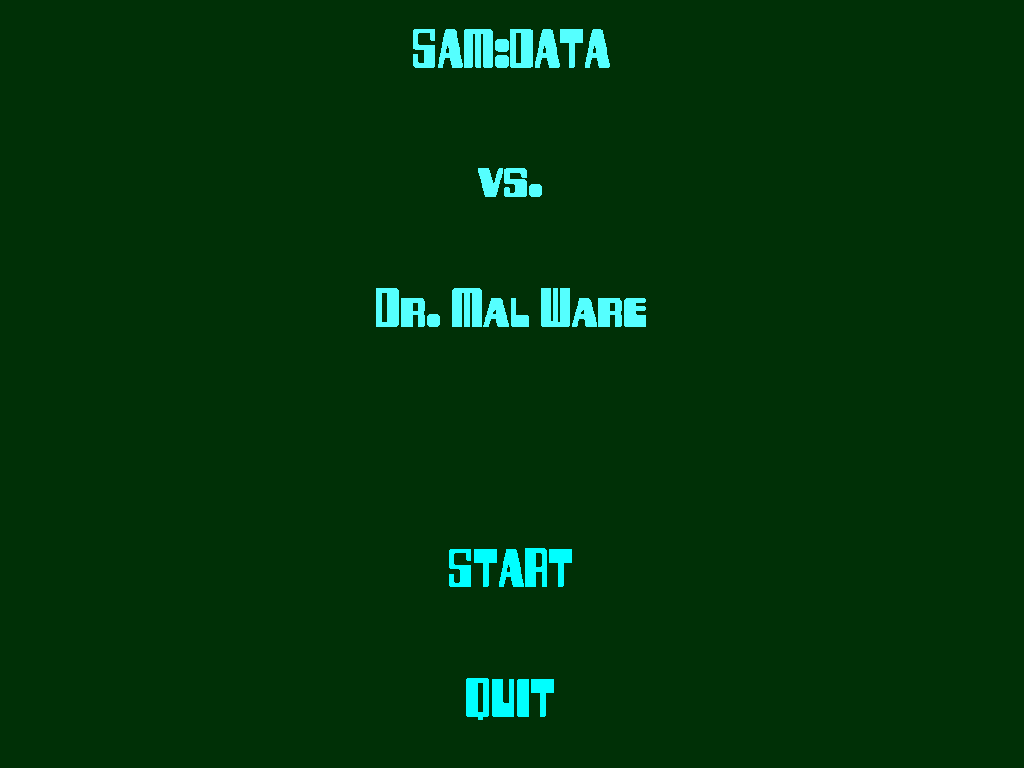

Rendered tile map (Tiled .tmx) drawn with the repository's tilesets; below, a short description and the full map source, tile grids included:
An orthogonal 32x24 tile map with 32x32 px tiles, 1 tile layer (screen) and 2 objects (quit, start).

<map version="1.0" orientation="orthogonal" width="32" height="24" tilewidth="32" tileheight="32">
 <properties>
  <property name="battery" value="0" />
  <property name="lives" value="0" />
  <property name="maxbattery" value="0" />
  <property name="maxlives" value="0" />
  <property name="viewportHeight" value="768" />
  <property name="viewportWidth" value="1024" />
 </properties>
 <tileset firstgid="1" name="titlescreen" tilewidth="32" tileheight="32">
  <image source="titlescreen.png" width="1024" height="1024" />
 </tileset>
 <layer name="screen" width="32" height="24">
  <data encoding="csv">
1,2,3,4,5,6,7,8,9,10,11,12,13,14,15,16,17,18,19,20,21,22,23,24,25,26,27,28,29,30,31,32,
33,34,35,36,37,38,39,40,41,42,43,44,45,46,47,48,49,50,51,52,53,54,55,56,57,58,59,60,61,62,63,64,
65,66,67,68,69,70,71,72,73,74,75,76,77,78,79,80,81,82,83,84,85,86,87,88,89,90,91,92,93,94,95,96,
97,98,99,100,101,102,103,104,105,106,107,108,109,110,111,112,113,114,115,116,117,118,119,120,121,122,123,124,125,126,127,128,
129,130,131,132,133,134,135,136,137,138,139,140,141,142,143,144,145,146,147,148,149,150,151,152,153,154,155,156,157,158,159,160,
161,162,163,164,165,166,167,168,169,170,171,172,173,174,175,176,177,178,179,180,181,182,183,184,185,186,187,188,189,190,191,192,
193,194,195,196,197,198,199,200,201,202,203,204,205,206,207,208,209,210,211,212,213,214,215,216,217,218,219,220,221,222,223,224,
225,226,227,228,229,230,231,232,233,234,235,236,237,238,239,240,241,242,243,244,245,246,247,248,249,250,251,252,253,254,255,256,
257,258,259,260,261,262,263,264,265,266,267,268,269,270,271,272,273,274,275,276,277,278,279,280,281,282,283,284,285,286,287,288,
289,290,291,292,293,294,295,296,297,298,299,300,301,302,303,304,305,306,307,308,309,310,311,312,313,314,315,316,317,318,319,320,
321,322,323,324,325,326,327,328,329,330,331,332,333,334,335,336,337,338,339,340,341,342,343,344,345,346,347,348,349,350,351,352,
353,354,355,356,357,358,359,360,361,362,363,364,365,366,367,368,369,370,371,372,373,374,375,376,377,378,379,380,381,382,383,384,
385,386,387,388,389,390,391,392,393,394,395,396,397,398,399,400,401,402,403,404,405,406,407,408,409,410,411,412,413,414,415,416,
417,418,419,420,421,422,423,424,425,426,427,428,429,430,431,432,433,434,435,436,437,438,439,440,441,442,443,444,445,446,447,448,
449,450,451,452,453,454,455,456,457,458,459,460,461,462,463,464,465,466,467,468,469,470,471,472,473,474,475,476,477,478,479,480,
481,482,483,484,485,486,487,488,489,490,491,492,493,494,495,496,497,498,499,500,501,502,503,504,505,506,507,508,509,510,511,512,
513,514,515,516,517,518,519,520,521,522,523,524,525,526,527,528,529,530,531,532,533,534,535,536,537,538,539,540,541,542,543,544,
545,546,547,548,549,550,551,552,553,554,555,556,557,558,559,560,561,562,563,564,565,566,567,568,569,570,571,572,573,574,575,576,
577,578,579,580,581,582,583,584,585,586,587,588,589,590,591,592,593,594,595,596,597,598,599,600,601,602,603,604,605,606,607,608,
609,610,611,612,613,614,615,616,617,618,619,620,621,622,623,624,625,626,627,628,629,630,631,632,633,634,635,636,637,638,639,640,
641,642,643,644,645,646,647,648,649,650,651,652,653,654,655,656,657,658,659,660,661,662,663,664,665,666,667,668,669,670,671,672,
673,674,675,676,677,678,679,680,681,682,683,684,685,686,687,688,689,690,691,692,693,694,695,696,697,698,699,700,701,702,703,704,
705,706,707,708,709,710,711,712,713,714,715,716,717,718,719,720,721,722,723,724,725,726,727,728,729,730,731,732,733,734,735,736,
737,738,739,740,741,742,743,744,745,746,747,748,749,750,751,752,753,754,755,756,757,758,759,760,761,762,763,764,765,766,767,768
</data>
 </layer>
 <objectgroup name="hot spots" width="32" height="24">
  <object name="quit" x="448" y="672" width="128" height="64">
   <properties>
    <property name="type" value="quitgame" />
   </properties>
  </object>
  <object name="start" x="448" y="544" width="128" height="64">
   <properties>
    <property name="data" value="tutorial.tmx" />
    <property name="type" value="levelchange" />
   </properties>
  </object>
 </objectgroup>
</map>